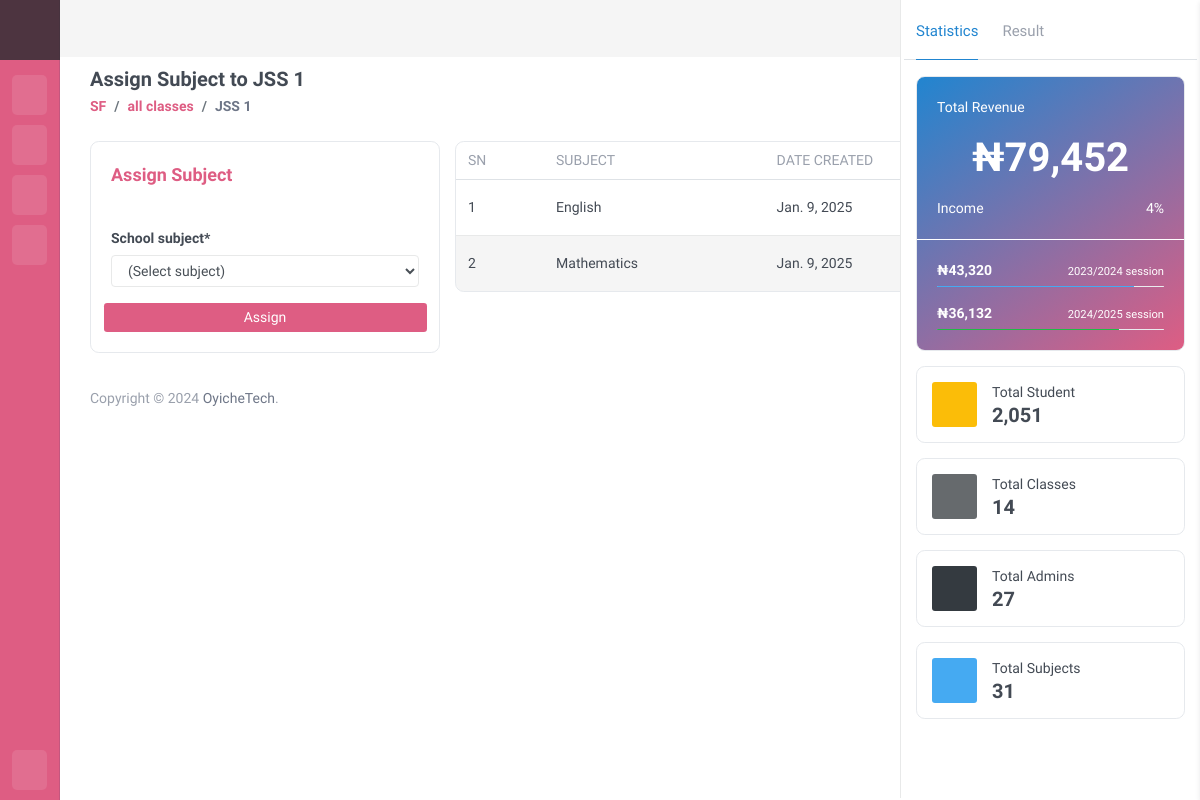
The page /sch/subject_class/12 (signed in) on the database as committed earlier.
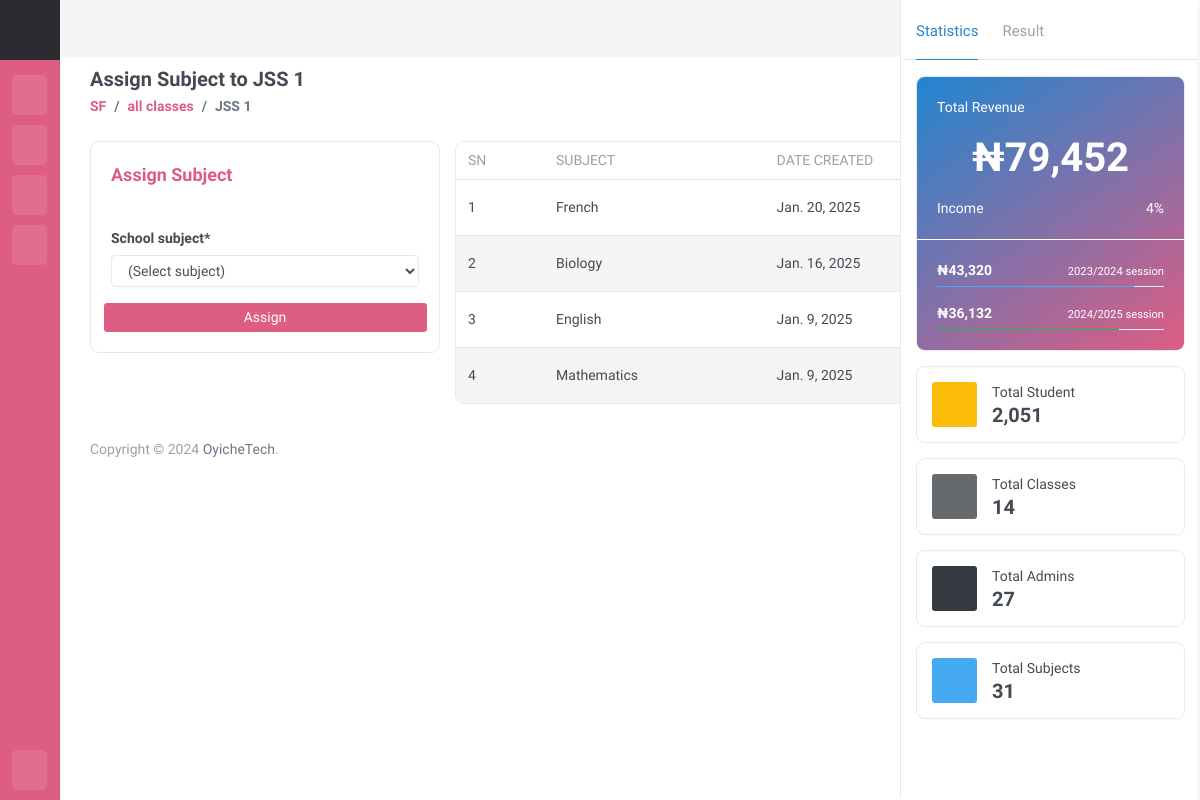
The same page on the database as committed later.
### oyiche_schMGT/models.py (models this page shows, shortened)
class SchoolClassSubjects(models.Model):
    school_class = models.ForeignKey(
        to='SchoolClasses', on_delete=models.CASCADE, related_name='school_class')
    school_info = models.ForeignKey(
        to=SchoolInformation, on_delete=models.CASCADE, related_name="school_class_subject", blank=True, null=True)
    school_subject = models.ForeignKey(
        to='SchoolSubject', on_delete=models.CASCADE, related_name='school_subject')
    date_created = models.DateTimeField(auto_now_add=True)
    class Meta:
        db_table = 'School Class Subjects'
        verbose_name_plural = 'School Class Subjects'

class SchoolSubject(models.Model):
    subject_name = models.CharField(max_length=20)
    school_info = models.ForeignKey(
        to=SchoolInformation, on_delete=models.CASCADE, related_name="school_subject")
    date_created = models.DateTimeField(auto_now_add=True)
    class Meta:
        db_table = 'School Subject'
        verbose_name_plural = 'School Subject'
        constraints = [
            models.UniqueConstraint(
                fields=["school_info", "subject_name"],
                name="unique_subject_per_school",
            )
        ]

### oyiche_schMGT/views.py (the view, shortened to what this page needs)
# urls.py: path("subject_class/<str:class_id>", SubjectClassView.as_view(), name="subject_class"),
class SubjectClassView(LoginRequiredMixin, ListView):
    model = SchoolClassSubjects
    template_name = "backend/classes/subject_class.html"
    form = SchoolClassSubjectForm
    def get_queryset(self, **kwargs):
        school = get_school(self.request)
        class_id = self.kwargs.get('class_id')
        if school:
            return SchoolClassSubjects.objects.filter(school_info=school, school_class=class_id).order_by('-date_created')
        return SchoolClassSubjects.objects.none()
    def get_context_data(self, **kwargs):
        school = get_school(self.request)
        class_id = self.kwargs.get('class_id')
        context = super(SubjectClassView, self).get_context_data(**kwargs)
        context['form'] = self.form(school=school, school_class=class_id)
        context['class_name'] = SchoolClasses.objects.get(pk=class_id).class_name
        context['class_id'] = SchoolClasses.objects.get(pk=class_id).pk
        return context

### oyiche_schMGT/forms.py
class SchoolClassSubjectForm(forms.ModelForm):
    def __init__(self, *args, **kwargs):
        self.school = kwargs.pop('school', '')
        self.school_class = kwargs.pop('school_class', '')
        super(SchoolClassSubjectForm, self).__init__(*args, **kwargs)
        if self.school and self.school_class:
            assigned_subjects = SchoolClassSubjects.objects.filter(
                school_info=self.school,
                school_class=self.school_class
            ).values_list('school_subject', flat=True)
            self.fields['school_subject'].queryset = SchoolSubject.objects.filter(
                school_info=self.school
            ).exclude(id__in=assigned_subjects)
            self.fields['school_subject'].label_from_instance = lambda obj: obj.subject_name.upper()
    school_subject = forms.ModelChoiceField(queryset=SchoolSubject.objects.none(), empty_label="(Select subject)", required=True, widget=forms.Select(
        attrs={
            'class': 'form-control input-height',
        }
    ))
    class Meta:
        model = SchoolClassSubjects
        fields = ('school_subject',)

### oyiche_auth/models.py (called while the page is built)
    def __str__(self):
        return self.user_title

### Templates/backend/classes/subject_class.html (shortened to what the changed rows need)
{% extends 'base.html' %}
{% load static %}
{% load crispy_forms_tags %}
{% block head %} {% include 'partials/backend/head.html' %} {% endblock head %}
{% block body %}
<div id="main_content">
    <div class="page">
        <div class="section-body">
            <div class="container-fluid">
                <div class="d-flex justify-content-between align-items-center ">
                    <div class="header-action">
                        <h1 class="page-title">Assign Subject to {{class_name|upper}}</h1>
                    </div>
                </div>
            </div>
        </div>
        <div class="section-body mt-4">
            <div class="container-fluid">
                <div class="tab-content">
                    <div class="tab-pane active" id="Student-all">
                        <div class="row">
                            <div class="col-lg-8 col-md-8 col-sm-12">
                                <div class="table-responsive card">
                                    <table class="table table-hover table-vcenter table-striped mb-0 text-nowrap">
                                        <thead>
                                            <tr>
                                                <th>SN</th>
                                                <th>Subject</th>
                                                <th>Date Created</th>
                                                <th>Action</th>
                                            </tr>
                                        </thead>
                                        <tbody>
                                            {% if object_list %}
                                              {% for object in object_list %}
                                                <tr>
                                                    <td>{{forloop.counter }}</td>
                                                    <td>{{ object.school_subject.subject_name|title }}</td>
                                                    <td>{{ object.date_created|date }}</td>
                                                    <td>
                                                      <button type="button" class="btn btn-sm" title="Delete" data-toggle="modal" data-target="#deleteStudent{{forloop.counter}}"></button>
                                                    </td>
                                                </tr>
                                              {% endfor %}
                                            {% else %}
                                            {% include 'partials/backend/empty_list.html' %}
                                            {% endif %}
                                        </tbody>
                                    </table>
                                </div>
                            </div>
                        </div>
                    </div>
                </div>
            </div>
        </div>
    </div>
</div>
{% include 'partials/backend/script.html' %}
{% endblock body %}

Rows that differ between the two databases and show on the page:
added SchoolClassSubjects: school_subject.subject_name "French", date_created "Jan. 20, 2025"
added SchoolClassSubjects: school_subject.subject_name "Biology", date_created "Jan. 16, 2025"
